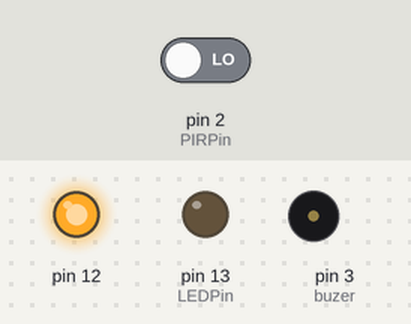
Recording of a sketch running on a simulated Arduino Uno, built with avr-gcc and run on an emulated ATmega328P. Parts: output pins drawn as LEDs (lit = HIGH), buzzer (waves = sounding, pin HIGH). Inputs (shaded band) come from the test bench; at power-on: pin 2 (PIRPin) LOW.

Above: at 1.2 s.
1.3 s: pin 2 (PIRPin) driven HIGH
At 2.5 s:
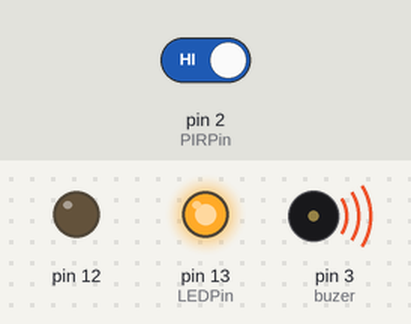
2.8 s: pin 2 (PIRPin) driven LOW
At 3.8 s:
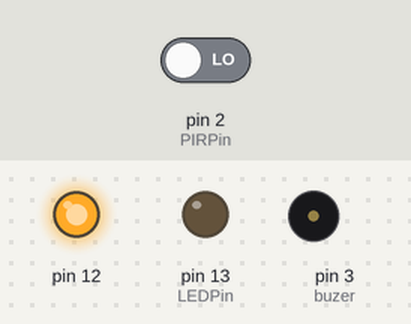
Timing chart, 0 to 5.8 s (numbered marks = the images above; inputs shaded):
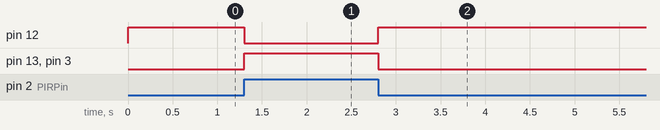

Measured:
- after the input at 1.3 s, pin 12: HIGH → LOW at once; pin 13 (LEDPin), pin 3 (buzer): LOW → HIGH at once
- after the input at 2.8 s, pin 12: LOW → HIGH at once; pin 13 (LEDPin), pin 3 (buzer): HIGH → LOW at once

The sketch:

sensor_de_movimiento.ino
```cpp
 const int LEDPin= 13;
const int PIRPin= 2;
const byte buzer = 3;
byte vent = 12;


void setup(){
  pinMode(LEDPin, OUTPUT);
  pinMode(PIRPin, INPUT);
  pinMode(buzer, OUTPUT);
  pinMode(12, OUTPUT);
}

void loop()
{
  int value= digitalRead(PIRPin);

  if (value == HIGH)
  {
    digitalWrite(LEDPin, HIGH);
     digitalWrite(buzer,HIGH);
     digitalWrite(12,LOW);

  }
  else
  {
    digitalWrite(LEDPin, LOW);
    digitalWrite(buzer, LOW);
      digitalWrite(12, HIGH);
  }
}
```
